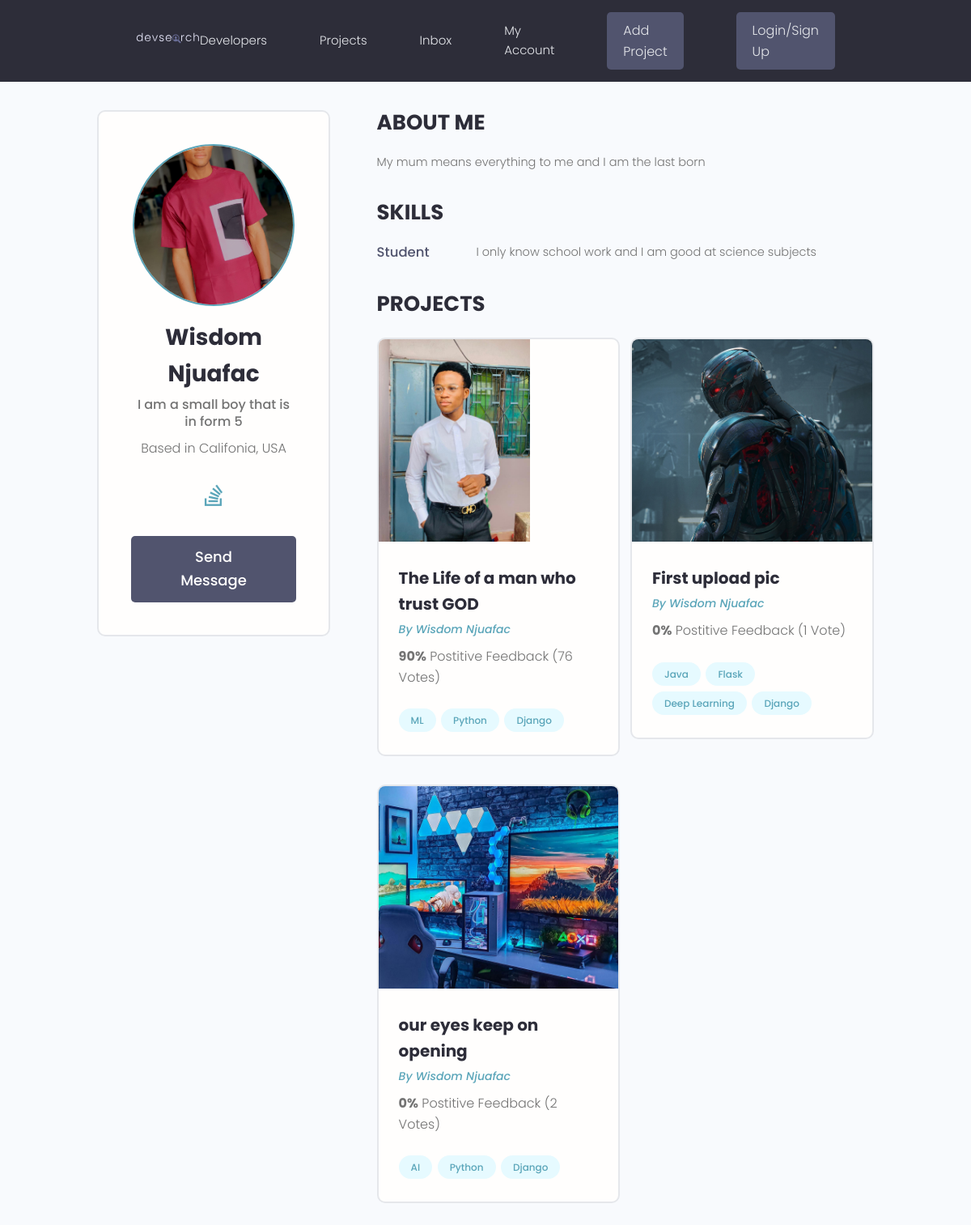
The app's page /profile/4f266ab3-6309-4e82-8943-e108a4d6c0ac/ with its own data.
### users/models.py (models this page shows, shortened)
class Profile(models.Model):
    user = models.OneToOneField(User, on_delete=models.CASCADE, null=True, blank=True)
    name = models.CharField(max_length=200, null=True, blank=True)
    email = models.EmailField(max_length=500, null=True, blank=True)
    username = models.CharField(max_length=200, null=True, blank=True)
    location = models.CharField(max_length=200, null=True, blank=True)
    short_intro = models.CharField(max_length=200, null=True, blank=True)
    bio = models.TextField(blank=True, null=True,)
    profile_image = models.ImageField(null=True, blank=True, upload_to="profiles/", default="profiles/user-default.png")
    social_github = models.URLField(validators=[URLValidator(regex='https://github.com')], max_length=200, null=True, blank=True)
    social_linkedin = models.URLField(validators=[URLValidator(regex='https://www.linkedin.com')], max_length=200, null=True, blank=True)
    social_website = models.URLField(validators=[URLValidator(regex='https://')], max_length=200, null=True, blank=True)
    social_twitter = models.URLField(validators=[URLValidator(regex='https://twitter.com')], max_length=200, null=True, blank=True)
    social_youtube = models.URLField(validators=[URLValidator(regex='https://www.youtube.com')], max_length=200, null=True, blank=True)
    social_stackoverflow = models.URLField(validators=[URLValidator(regex='https://stackoverflow.com')], max_length=200, null=True, blank=True)
    created = models.DateTimeField(auto_now_add=True)
    id = models.UUIDField(
        default=uuid.uuid4, unique=True, primary_key=True, db_index=True, editable=False
    )

class Skill(models.Model):
    owner = models.ForeignKey(Profile, on_delete=models.CASCADE, null=True, blank=True)
    name = models.CharField(max_length=200, null=True, blank=True)
    description = models.TextField(blank=True, null=True)
    created = models.DateTimeField(auto_now_add=True)
    id = models.UUIDField(
        default=uuid.uuid4, unique=True, primary_key=True, db_index=True, editable=False
    )

### projects/models.py (models this page shows, shortened)
class Project(models.Model):
    owner = models.ForeignKey(Profile, null=True, blank=True, on_delete=models.SET_NULL)
    title = models.CharField(max_length=200)
    description = models.TextField(
        null=True, blank=True
    )  # null is to allow or permit an empty record into the database while blank informs django that it can accept a record which is empty
    featured_image = models.ImageField(null=True, blank=True, default="default.jpg")
    demo_link = models.URLField(max_length=2000, null=True, blank=True)
    source_link = models.URLField(max_length=2000, null=True, blank=True)
    tags = models.ManyToManyField("Tag", blank=True)
    vote_total = models.IntegerField(default=0, null=True, blank=True)
    vote_ratio = models.IntegerField(default=0, null=True, blank=True)
    created = models.DateTimeField(auto_now_add=True)
    id = models.UUIDField(
        default=uuid.uuid4, unique=True, primary_key=True, db_index=True, editable=False
    )

class Tag(models.Model):
    name = models.CharField(max_length=200)
    created = models.DateTimeField(auto_now_add=True)
    id = models.UUIDField(
        default=uuid.uuid4, unique=True, primary_key=True, db_index=True, editable=False
    )
    def __str__(self):
        return self.name

### users/views.py (the view)
# urls.py: path('profile/<str:pk>/', views.userprofile, name='userprofile'),
def userprofile(request, pk):
    profile = Profile.objects.get(id=pk)
    topskills = profile.skill_set.exclude(description__exact="")
    lowskills = profile.skill_set.filter(description="")
    context={'profile': profile, 'topskills': topskills, 'lowskills': lowskills}
    return render(request, 'users/user-profile.html', context)

### users/templates/users/user-profile.html (shortened to what this page needs)
{% extends 'main.html' %}
{% block content %}
<main class="profile my-md">
    <div class="container">
        <div class="layout">
        <div class="column column--1of3">
            <div class="card text-center">
            <div class="card__body dev">
                <img class="avatar avatar--xl" src="{{ profile.profile_image.url }}" />
                <h2 class="dev__name">{{ profile.name}}</h2>
                <p class="dev__title">{{ profile.short_intro}}</p>
                <p class="dev__location">Based in {{ profile.location}}</p>
                <ul class="dev__social">
                {% if profile.social_stackoverflow %}
                <li>
                    <a title="Stackoverflow" href="{{ profile.social_stackoverflow }}" target="_blank"><i class="fab fa-stack-overflow fa-2x"></i></a>
                </li>
                {% endif %}
                </ul>
                <a href="#" class="btn btn--sub btn--lg">Send Message </a>
            </div>
            </div>
        </div>
        <div class="column column--2of3">
            <div class="devInfo">
            <h3 class="devInfo__title">About Me</h3>
            <p class="devInfo__about">{{profile.bio}}</p>
            </div>
            <div class="devInfo">
            {% if topskills %}
                <h3 class="devInfo__title">Skills</h3>
            {% endif %}
            <div class="devInfo__skills">
                {% for topskill in topskills%}
                <div class="devSkill">
                <h4 class="devSkill__title">{{ topskill.name }}</h4>
                <p class="devSkill__info">
                    {{ topskill.description }}
                </p>
                </div>
                {% endfor %}
            </div>
            </div>
            <div class="devInfo">
            <h3 class="devInfo__title">Projects</h3>
            <div class="grid grid--two">
            {% for project in profile.project_set.all %}
                <div class="column">
                <div class="card project">
                    <a href="{% url 'singleproject' project.id %}" class="project">
                    <img class="project__thumbnail" src="{{ project.featured_image.url }}" alt="project thumbnail" />
                    <div class="card__body">
                        <h3 class="project__title">{{ project.title}}</h3>
                        <p><a class="project__author" href="{% url 'userprofile' profile.id %}">By {{ project.owner.name }} </a></p>
                        <p class="project--rating">
                        <span style="font-weight: bold;">{{ project.vote_ratio }}%</span> Postitive
                        Feedback ({{ project.vote_total }} Vote{{ project.vote_total|pluralize:"s" }})
                        </p>
                        <div class="project__tags">
                        {% for tag in project.tags.all %}
                        <span class="tag tag--pill tag--main">
                            <small>{{ tag }}</small>
                        </span>
                        {% endfor %}
                        </div>
                    </div>
                    </a>
                </div>
                </div>
            {% endfor %}
            </div>
            </div>
        </div>
        </div>
    </div>
</main>
{% endblock %}

### static/styles/app.css (style rules this page uses)
:root { --color-sub: #2d2d39; }
.btn--sub { background-color: var(--color-sub-light); }
.card { border: 2px solid var(--color-light); }
img { width: 100%; }
.profile .card > .dev { padding: 4rem; }
.dev__name { color: var(--color-sub); font-size: 2.8rem; font-weight: 700; margin-top: 1rem; margin-bottom: 0.5rem; }
.dev__title { font-size: 1.6rem; font-weight: 500; line-height: 1.3; }
.dev__location { margin-top: 1rem; }
.dev__social { margin: 3rem 0; list-style: none; display: flex; justify-content: center; gap: 1.5rem; }
.devInfo { margin-bottom: 3rem; }
.devInfo__title, .devInfo__subtitle { font-size: 2.6rem; color: var(--color-sub); text-transform: uppercase; font-weight: 700; margin-bottom: 1.5rem; }
.devInfo__about, .devSkill__info { font-size: 1.45rem; line-height: 1.7; text-align: justify; }
.devSkill { margin-bottom: 3rem; }
.devSkill__title { font-size: 1.65rem; font-weight: 500; color: var(--color-sub-light); }
@media screen and (min-width: 700px) { .devSkill { display: flex; justify-content: space-between; gap: 3rem; } }
@media screen and (min-width: 700px) { .devSkill__info { flex-basis: 80%; } }
.project__author { font-size: 1.4rem; font-style: italic; }
.project--rating { margin-bottom: 1.6em; margin-top: .5em; }
.project__thumbnail { height: 25rem; object-fit: cover; object-position: top center; }
.project__title { font-size: 2rem; font-weight: 700; color: var(--color-sub); }

### static/uikit/styles/modules/_variables.css (style rules this page uses)
:root { --color-main: #5aa5b9; --color-main-light: #e6faff; --color-sub: #3f4156; --color-sub-light: #51546e; --color-sub-lighter: #ededfd; --color-text: #737373; --color-gray: #8b8b8b; --color-light: #e5e7eb; --color-light-gray: #767676; --color-bg: #f8fafd; --color-white: #fffefd; --color-white-light: #f3f3f3; --color-success: #359e64; --color-success-bg: #def8e8; --color-error: #fc4b0b; --color-error-bg: #fff2ee; --font-base: 'Poppins', arial, helvetica, 'Segoe UI', roboto, ubuntu, sans-serif; --font-monospace: 'Fira Code', 'Courier New', courier, monospace; --font-regular: 300; --font-medium: 500; --font-bold: 700; --generic-shadow: 1px 1px 5px #00000010; --generic-transition: all 0.3s ease-in-out; }

### static/uikit/styles/modules/_base.css (style rules this page uses)
* { margin: 0; padding: 0; box-sizing: border-box; text-rendering: optimizeLegibility; color: inherit; font-size: inherit; }
html { font-size: 50%; }
@media only screen and (min-width: 480px) { html { font-size: 56.25%; } }
@media only screen and (min-width: 1200px) { html { font-size: 62.5%; } }
body { line-height: 1.6; font-weight: 400; font-size: 1.5rem; color: var(--color-text); background-color: var(--color-bg); min-height: 100vh; }

### static/uikit/styles/modules/_typography.css (style rules this page uses)
* { font-family: var(--font-base); }
h2 { font-size: 3.6rem; font-weight: var(--font-bold); }
h3 { font-size: 3.2rem; font-weight: var(--font-medium); }
h4 { font-size: 2.8rem; font-weight: var(--font-medium); }
p, span, strong { font-size: 1.6rem; color: var(--color-text); font-weight: var(--font-regular); }
a { padding-bottom: 2px; text-decoration: none; display: inline-block; color: var(--color-main); font-weight: var(--font-medium); }

### static/uikit/styles/modules/_utilities.css (style rules this page uses)
.container { width: 92%; max-width: 165rem; margin: 0 auto; box-sizing: border-box; }
@media screen and (min-width: 1000px) { .container { width: 90%; } }
@media screen and (min-width: 1200px) { .container { width: 80%; } }
.text-center { text-align: center; }
.my-md { margin: 3rem auto; }

### static/uikit/styles/modules/_avatar.css (style rules this page uses)
.avatar { border-radius: 50%; border: 2px solid var(--color-main); object-fit: cover; }
.avatar--xl { height: 20rem; width: 20rem; }

### static/uikit/styles/modules/_button.css (style rules this page uses)
.btn { display: inline-block; position: relative; cursor: pointer; background-color: var(--color-light); font-weight: var(--font-medium); color: var(--color-sub); text-decoration: none; padding: 1rem 2rem; border-radius: 0.5rem; border: none; width: -webkit-fit-content; width: -moz-fit-content; width: fit-content; height: -webkit-fit-content; height: -moz-fit-content; height: fit-content; font-size: 1.6rem; outline-width: 0; outline-color: transparent; -webkit-backface-visibility: hidden; backface-visibility: hidden; transition: all 0.3s ease-in-out; }
.btn--sub { background-color: var(--color-sub); color: var(--color-white); }
.btn--lg { font-size: 1.8rem; padding: 1.2rem 4.5rem; }

### static/uikit/styles/modules/_card.css (style rules this page uses)
.card { border-radius: 1rem; background-color: var(--color-white); border: 1.5px solid var(--color-light); width: auto; height: auto; margin-top: 0.5rem; margin-bottom: 0.5rem; overflow: hidden; }
.card__body, .card__header { padding: 2rem 2.5rem; }

### records on screen
Profile: profile_image (picture), name "Wisdom Njuafac", short_intro "I am a small boy that is in form 5", location "Califonia, USA", bio "My mum means everything to me and I am the last born"
Skill: name "Student", description "I only know school work and I am good at science subjects"
Project: featured_image (picture), title "The Life of a man who trust GOD", owner.name "Wisdom Njuafac", vote_ratio "90", vote_total "76"
Tag: name "ML"
Tag: name "Python"
Tag: name "Django"
Project: featured_image (picture), title "First upload pic", owner.name "Wisdom Njuafac", vote_ratio "0", vote_total "1"
Tag: name "Java"
Tag: name "Flask"
Tag: name "Deep Learning"
Project: featured_image (picture), title "our eyes keep on opening", owner.name "Wisdom Njuafac", vote_ratio "0", vote_total "2"
Tag: name "AI"
